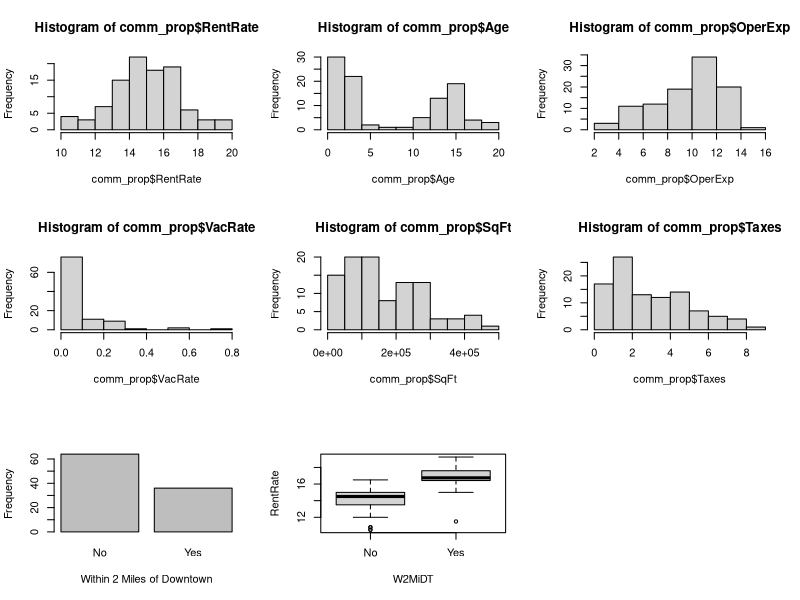
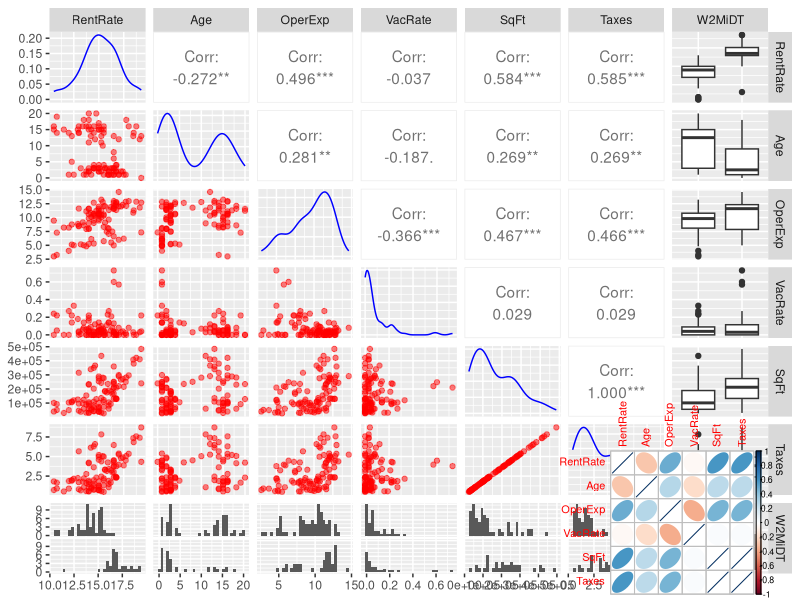
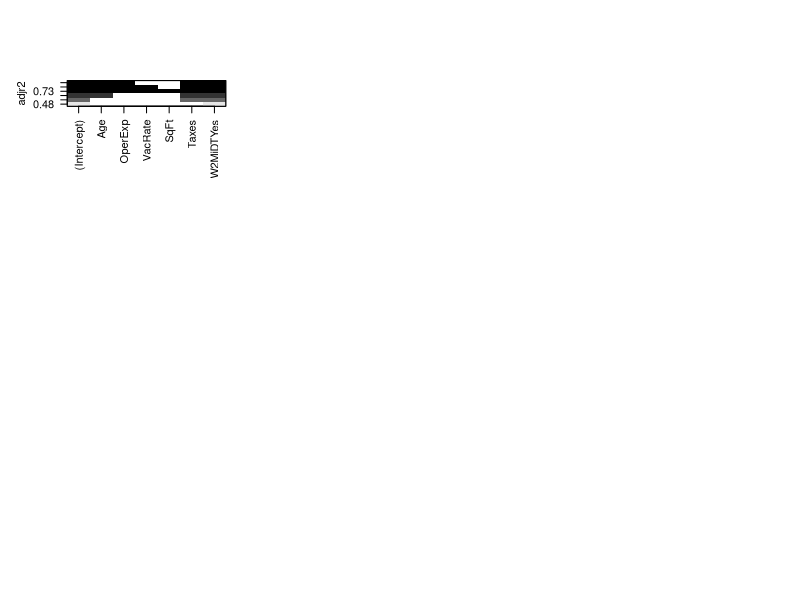
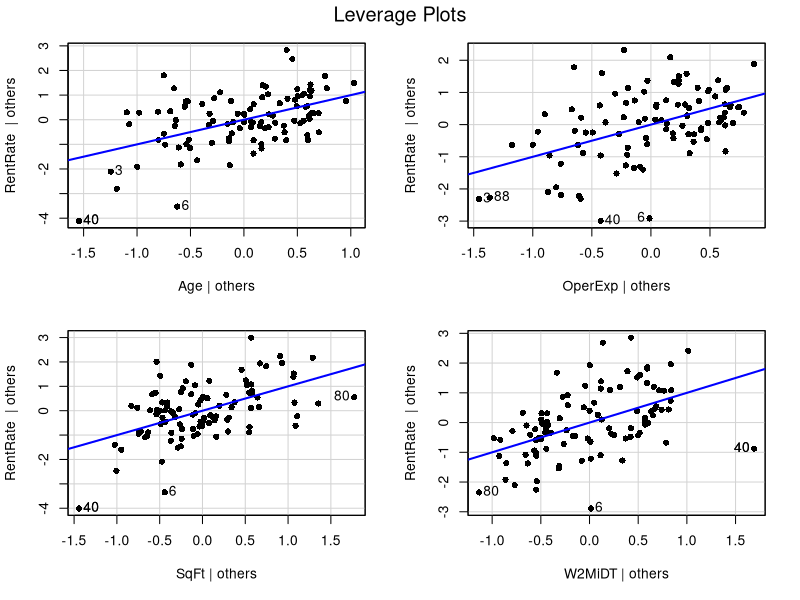
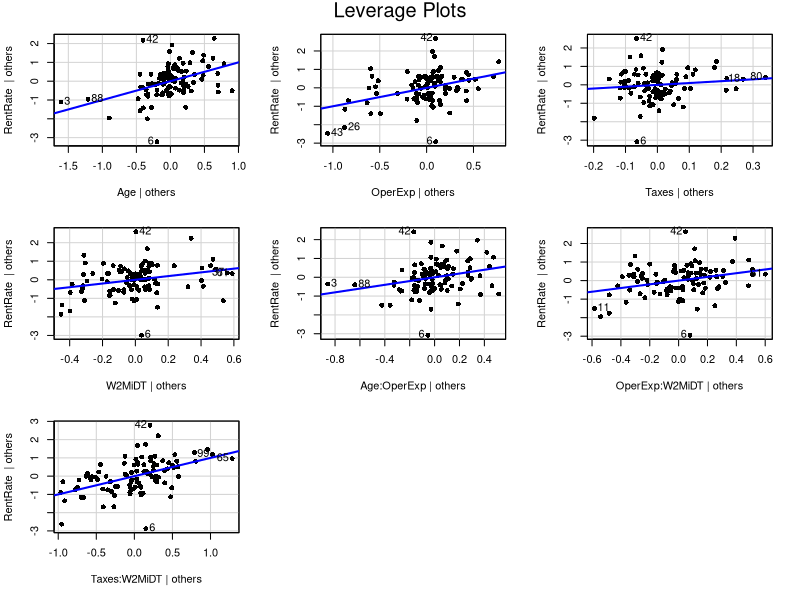
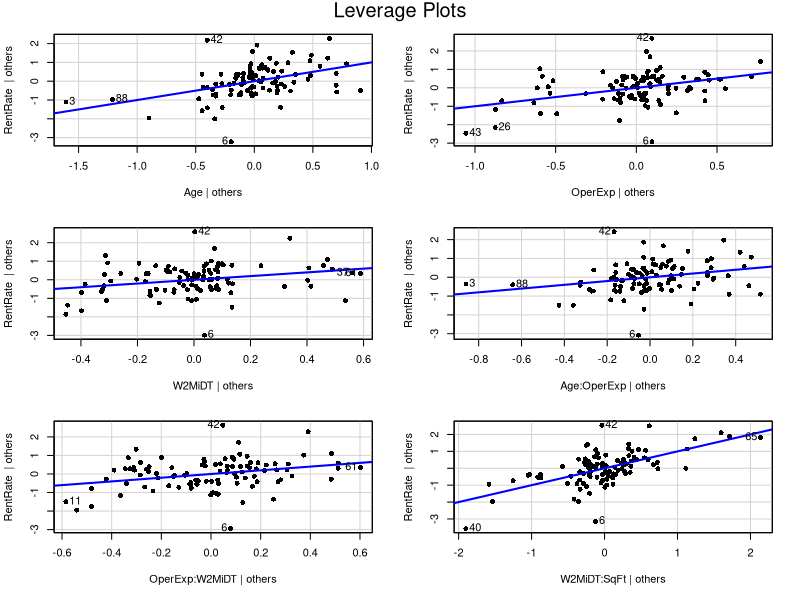
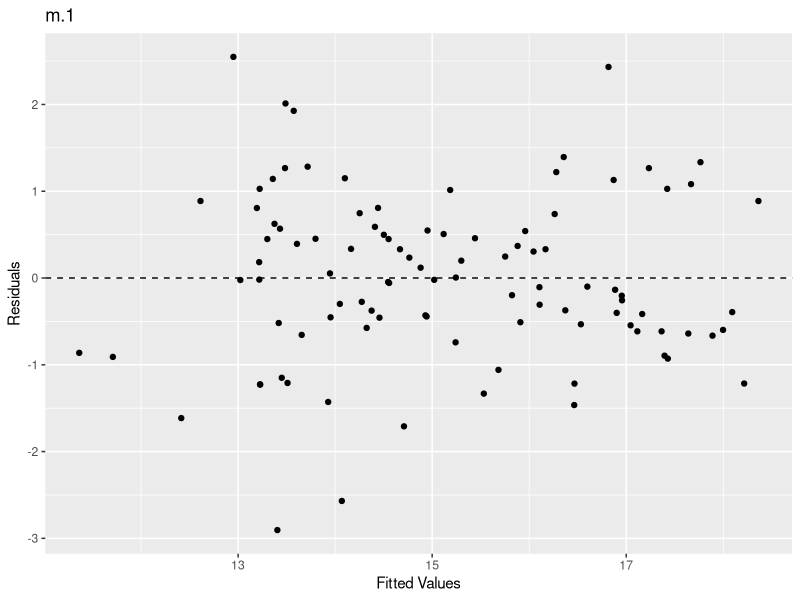
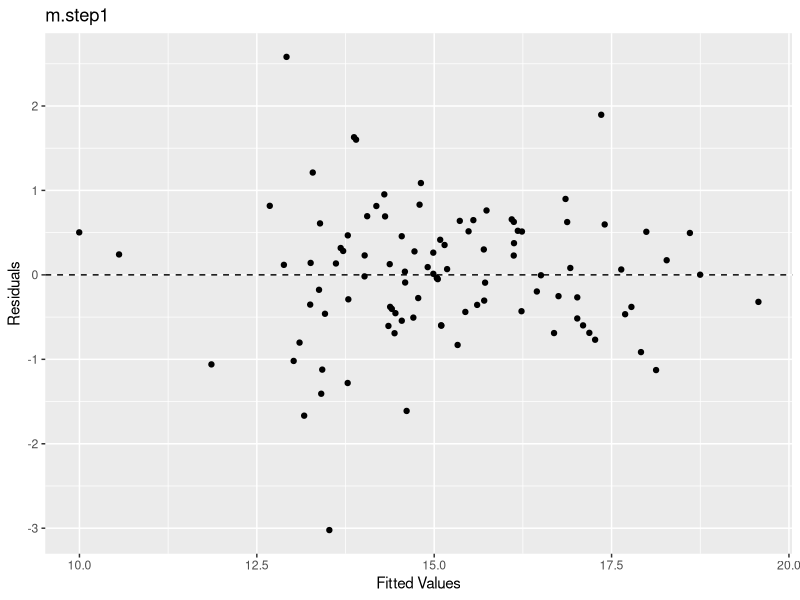

Source code (R) for these figures, in order:
## ---- chunk 1
knitr::opts_chunk$set(echo = TRUE)
library(ggplot2)
library(dplyr)
library(Hmisc)
library(scales)
library(stats)
library(MASS)
library(leaps)
library(car)
library(GGally)
library(corrplot)
library(knitr)
## ---- chunk 2
# comm_prop <- read.csv("C:/Users/aaron.goletz/Desktop/My Docs/Lipscomb Documents/Stats Analysis and Decision Modeling/MSDS 5043/comm_prop.csv")
comm_prop <- read.csv("comm_prop.csv", header=TRUE)
comm_prop$W2MiDT <- factor(comm_prop$W2MiDT, labels = c("No", "Yes"))

head(comm_prop) #Head function will retun the FIRST 6 rows of the dataset
tail(comm_prop) #Tail function will retun the LAST 6 rows of the dataset
summary(comm_prop) #Summary function returns a compact analysis of the dataset

kable(head(comm_prop,5), format = "html", align='c', caption = "Example of Data")
## ---- chunk 3
par(mfrow = c(3,3))
hist(comm_prop$RentRate)
hist(comm_prop$Age)
hist(comm_prop$OperExp)
hist(comm_prop$VacRate)
hist(comm_prop$SqFt)
hist(comm_prop$Taxes)
plot(comm_prop$W2MiDT , xlab="Within 2 Miles of Downtown", ylab="Frequency")
boxplot(RentRate~W2MiDT, data=comm_prop)
## ---- chunk 4
round(cor(comm_prop[1:6]),3)
## ---- chunk 5
ggpairs(comm_prop[,1:7] , 
        lower = list(continuous = wrap("points", color = "red", alpha = 0.5)), 
        diag = list(continuous = wrap("densityDiag",  color = "blue", alpha = 0.5)))

# 'ggpairs' function is derived from 'GGally' library and draws a martix of plots of the diven dataset
## ---- chunk 6
corrplot(cor(comm_prop[,c(1:6)]), method="ellipse")
#'corrplot' function is derived from the 'corrplot' library and returns the correlations of multiple factors of the dataset in graphical table
## ---- chunk 7
m <- lm(RentRate ~ ., data=comm_prop)
summary(m)
## ---- chunk 8
m.4 <- lm(RentRate ~ Age + OperExp + VacRate + SqFt + W2MiDT, data=comm_prop) # drop Taxes
summary(m.4)

m.3 <- lm(RentRate ~ Age + OperExp + VacRate + SqFt, data=comm_prop) # drop W2MiDT
summary(m.3)

m.2 <- lm(RentRate ~ Age + OperExp + VacRate + W2MiDT, data=comm_prop) # drop SqFt
summary(m.2)

m.1 <- lm(RentRate ~ Age + OperExp + SqFt + W2MiDT, data=comm_prop) # drop VacRate
summary(m.1)
## ---- chunk 9
comm_prop.full <- lm(RentRate ~ .*., data = comm_prop)
stepAIC(comm_prop.full, direction ="backward")
## ---- chunk 10
m.step <- lm(formula = RentRate ~ Age + OperExp + VacRate + Taxes + W2MiDT + 
    Age:OperExp + Age:VacRate + OperExp:VacRate + OperExp:W2MiDT + 
    Taxes:W2MiDT, data = comm_prop)
summary(m.step)
## ---- chunk 11
m.step <- lm(formula = RentRate ~ Age + OperExp + Taxes + W2MiDT + 
    Age:OperExp + OperExp:W2MiDT + Taxes:W2MiDT, data = comm_prop)
summary(m.step)
## ---- chunk 12
subsets <- regsubsets(RentRate ~ ., data=comm_prop)
plot(subsets, scale="adjr2")

## ---- chunk 13
m.sub <- lm(RentRate ~ Age+OperExp+W2MiDT+Age:OperExp+Age:Taxes+OperExp:W2MiDT+SqFt:W2MiDT, data=comm_prop)
summary(m.sub)

## ---- chunk 14
m.sub1 <- lm(RentRate ~ Age+OperExp+W2MiDT+Age:OperExp+OperExp:W2MiDT+SqFt:W2MiDT, data=comm_prop)
summary(m.sub1)
## ---- chunk 15
leveragePlots(m.1,pch=16)

leveragePlots(m.step,pch=16)

leveragePlots(m.sub1,pch=16)
## ---- chunk 16
library(ggplot2)
m_df <- fortify(m.1)
ggplot(m_df, aes(x=.fitted, y=.resid)) +
  geom_point() +
  geom_hline(yintercept = 0, linetype = 2) +
  labs(x="Fitted Values", y="Residuals", title="m.1")
m.step_df <- fortify(m.step)
ggplot(m.step_df, aes(x=.fitted, y=.resid)) +
  geom_point() +
  geom_hline(yintercept = 0, linetype = 2) +
  labs(x="Fitted Values", y="Residuals", title="m.step1")
m.sub_df <- fortify(m.sub1)
ggplot(m.sub_df, aes(x=.fitted, y=.resid)) +
  geom_point() +
  geom_hline(yintercept = 0, linetype = 2) +
  labs(x="Fitted Values", y="Residuals", title="m.sub1")
## ---- chunk 17
car::ncvTest(m.1)
car::ncvTest(m.step)
car::ncvTest(m.sub1)
## ---- chunk 18
shapiro.test(m.1$residuals)
shapiro.test(m.step$residuals)
shapiro.test(m.sub1$residuals)
## ---- chunk 19
par(mfrow=c(3,3))

hist(m.1$residuals)
plot(m.1$residuals ~ comm_prop$RentRate,pch=16, main="Residual Plot")
abline(h = 0, lty = 3)  # adds a horizontal dashed line at y = 0
qqnorm(m.1$residuals, pch=16)
qqline(m.1$residuals)

hist(m.step$residuals)
plot(m.step$residuals ~ comm_prop$RentRate,pch=16, main="Residual Plot")
abline(h = 0, lty = 3)  # adds a horizontal dashed line at y = 0
qqnorm(m.step$residuals, pch=16)
qqline(m.step$residuals)

hist(m.sub1$residuals)
plot(m.sub1$residuals ~ comm_prop$RentRate,pch=16, main="Residual Plot")
abline(h = 0, lty = 3)  # adds a horizontal dashed line at y = 0
qqnorm(m.sub1$residuals, pch=16)
qqline(m.sub1$residuals)
## ---- chunk 20
car::vif(m.1)
car::vif(m.step)
car::vif(m.sub1)

## ---- chunk 21
new_obs = data.frame(Age=9, SqFt=40,OperExp=13,W2MiDT="No")
predict(m.1, newdata = new_obs, interval="predict")

new_obs = data.frame(Age=9, SqFt=40,OperExp=13,Taxes=.54,W2MiDT="No")
predict(m.step, newdata = new_obs, interval="predict")

new_obs = data.frame(Age=9, SqFt=40,OperExp=13,Taxes=.54,W2MiDT="No")
predict(m.sub1, newdata = new_obs, interval="predict")
